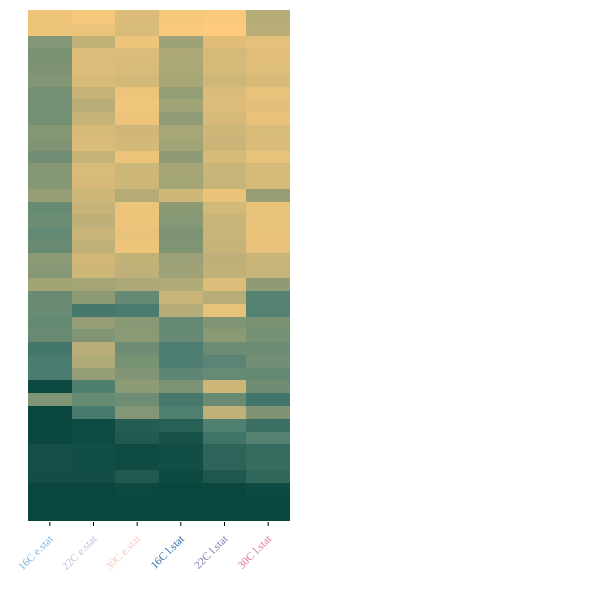

Notebook code cell kept with this figure:
### Code cell
reload(cvp)
reload(cba)

show_labels = False    # False hides tick labels and axis titles in the Plotly figure

fig, ax, sorted_df, r2_pfig = cba.plot_sorted_r2_per_feature(
    ridge_model_residulals={"real": {"r2_per_feature": recal_results["ridge"]["r2_per_feature"],
                                     "r2_overall": recal_results["ridge"]["overall_r2"]},
                            "conditions": exp_conditions},
    training_feature_labels=training_feature_labels,
    xtick_colors=[apc.vital, apc.wish, apc.dress, apc.lapis, apc.aster, apc.candy],
    x_tick_rotation=45,
    col_titles=['16C e.stat', '22C e.stat', '30C e.stat', '16C l.stat', '22C l.stat', '30C l.stat'],
    figsize=(3, 6),
    font_size=11,
    annot=False,
    annot_fontsize=9,
    annot_color="white",
    cbar=True,
    cbar_shrink=1,
    cbar_aspect=50,
    orientation="horizontal",
    save=True,

    # --- Plotly version ---
    backend="both",                            # "plotly" for the interactive one only
    hover_fields=["feature", "condition", "value"],
    plotly_show_xticklabels=True,
    plotly_show_yticklabels=show_labels,
    plotly_layout={} if show_labels else {"xaxis_title_text": "", "yaxis_title_text": ""},
    plotly_cbar=False,
)

### Figure 1 — Plotly figure (JSON) as saved in the notebook; plotly's stock layout.template omitted (floating-point values rounded to 4 significant figures; data arrays with more than 128 entries replaced by an {"elided": "..."} marker saying what was removed)
{"data": [{"colorbar": {"len": 1, "outlinewidth": 0, "thickness": 12, "tickfont": {"size": 11}}, "colorscale": [[0, "#09473e"], [0.01587, "#0c4940"], [0.03175, "#0f4c43"], [0.04762, "#124e45"], [0.06349, "#155147"], [0.07937, "#185349"], [0.09524, "#1b564c"], [0.1111, "#1e584e"], [0.127, "#215b50"], [0.1429, "#245d53"], [0.1587, "#276055"], [0.1746, "#2a6257"], [0.1905, "#2d6559"], [0.2063, "#30675c"], [0.2222, "#33695e"], [0.2381, "#366c60"], [0.254, "#3a6f63"], [0.2698, "#3d7165"], [0.2857, "#407468"], [0.3016, "#43766a"], [0.3175, "#46796c"], [0.3333, "#497b6f"], [0.3492, "#4c7e71"], [0.3651, "#508072"], [0.381, "#568272"], [0.3968, "#5b8473"], [0.4127, "#608773"], [0.4286, "#658973"], [0.4444, "#6a8b73"], [0.4603, "#6f8d74"], [0.4762, "#748f74"], [0.4921, "#799274"], [0.5079, "#7f9474"], [0.5238, "#849775"], [0.5397, "#899975"], [0.5556, "#8e9b75"], [0.5714, "#939d76"], [0.5873, "#989f76"], [0.6032, "#9da176"], [0.619, "#a2a476"], [0.6349, "#a7a677"], [0.6508, "#aca877"], [0.6667, "#b1aa77"], [0.6825, "#b6ac77"], [0.6984, "#bbaf78"], [0.7143, "#c0b178"], [0.7302, "#c5b378"], [0.746, "#cab578"], [0.7619, "#d1b879"], [0.7778, "#d6ba79"], [0.7937, "#dbbc79"], [0.8095, "#e0be79"], [0.8254, "#e5c17a"], [0.8413, "#eac37a"], [0.8571, "#efc57a"], [0.873, "#f4c77a"], [0.8889, "#f9c97b"], [0.9048, "#fecc7b"], [0.9206, "#ffcf87"], [0.9365, "#ffd397"], [0.9524, "#ffd7a6"], [0.9683, "#ffdbb5"], [0.9841, "#ffdfc5"], [1, "#ffe3d4"]], "customdata": {"elided": "40x6x3 mixed values"}, "hoverongaps": false, "hovertemplate": "Feature: %{customdata[0]}<br>Held-out condition: %{customdata[1]}<br>R²: %{customdata[2]:.3f}<extra></extra>", "showscale": false, "type": "heatmap", "x": [0, 1, 2, 3, 4, 5], "y": [0, 1, 2, 3, 4, 5, 6, 7, 8, 9, 10, 11, 12, 13, 14, 15, 16, 17, 18, 19, 20, 21, 22, 23, 24, 25, 26, 27, 28, 29, 30, 31, 32, 33, 34, 35, 36, 37, 38, 39], "z": {"elided": "40x6 float values"}, "zmax": 1, "zmin": 0}], "layout": {"font": {"color": "#000000", "size": 11}, "height": 600, "hoverlabel": {"align": "left", "font": {"size": 11}}, "margin": {"b": 10, "l": 10, "r": 301, "t": 10}, "paper_bgcolor": "white", "plot_bgcolor": "white", "title": {}, "width": 591, "xaxis": {"automargin": true, "color": "#000000", "range": [-0.5, 5.5], "showgrid": false, "showline": false, "showticklabels": true, "tickangle": -45, "tickcolor": "#000000", "tickfont": {"size": 11}, "ticklen": 4, "tickmode": "array", "ticks": "outside", "ticktext": ["<span style='color:#73b5e3'>16C e.stat</span>", "<span style='color:#babee0'>22C e.stat</span>", "<span style='color:#f8c5c1'>30C e.stat</span>", "<span style='color:#2b65a1'>16C l.stat</span>", "<span style='color:#7a77ab'>22C l.stat</span>", "<span style='color:#e2718f'>30C l.stat</span>"], "tickvals": [0, 1, 2, 3, 4, 5], "title": {"font": {"size": 11}, "text": ""}, "zeroline": false}, "yaxis": {"automargin": true, "color": "#000000", "range": [39.5, -0.5], "showgrid": false, "showline": false, "showticklabels": false, "tickangle": 0, "tickcolor": "#000000", "tickfont": {"size": 11}, "ticklen": 4, "tickmode": "array", "ticks": "", "ticktext": ["<span style='color:#000000'>count (cy5)</span>", "<span style='color:#000000'>count (bf)</span>", "<span style='color:#000000'>inertia_tensor_eigvals-1 (bf)</span>", "<span style='color:#000000'>axis_major_length (cy5)</span>", "<span style='color:#000000'>inertia_tensor_eigvals-0 (cy5)</span>", "<span style='color:#000000'>perimeter (cy5)</span>", "<span style='color:#000000'>area (bf)</span>", "<span style='color:#000000'>axis_minor_length (bf)</span>", "<span style='color:#000000'>area_convex (bf)</span>", "<span style='color:#000000'>inertia_tensor-1-1 (cy5)</span>", "<span style='color:#000000'>inertia_tensor-0-0 (cy5)</span>", "<span style='color:#000000'>inertia_tensor-1-1 (bf)</span>", "<span style='color:#000000'>area_convex (cy5)</span>", "<span style='color:#000000'>area (cy5)</span>", "<span style='color:#000000'>solidity (bf)</span>", "<span style='color:#000000'>inertia_tensor-0-0 (bf)</span>", "<span style='color:#000000'>perimeter (bf)</span>", "<span style='color:#000000'>inertia_tensor_eigvals-0 (bf)</span>", "<span style='color:#000000'>axis_major_length (bf)</span>", "<span style='color:#000000'>inertia_tensor_eigvals-1 (cy5)</span>", "<span style='color:#000000'>axis_minor_length (cy5)</span>", "<span style='color:#000000'>eccentricity (bf)</span>", "<span style='color:#000000'>pixel_intensity (cy5)</span>", "<span style='color:#000000'>pixel_intensity (bf)</span>", "<span style='color:#000000'>moments_hu-0 (cy5)</span>", "<span style='color:#000000'>moments_hu-1 (cy5)</span>", "<span style='color:#000000'>solidity (cy5)</span>", "<span style='color:#000000'>moments_hu-2 (cy5)</span>", "<span style='color:#000000'>moments_hu-3 (cy5)</span>", "<span style='color:#000000'>moments_hu-2 (bf)</span>", "<span style='color:#000000'>eccentricity (cy5)</span>", "<span style='color:#000000'>moments_hu-0 (bf)</span>", "<span style='color:#000000'>moments_hu-3 (bf)</span>", "<span style='color:#000000'>moments_hu-1 (bf)</span>", "<span style='color:#000000'>inertia_tensor-1-0 (bf)</span>", "<span style='color:#000000'>inertia_tensor-0-1 (bf)</span>", "<span style='color:#000000'>orientation (bf)</span>", "<span style='color:#000000'>orientation (cy5)</span>", "<span style='color:#000000'>inertia_tensor-0-1 (cy5)</span>", "<span style='color:#000000'>inertia_tensor-1-0 (cy5)</span>"], "tickvals": [0, 1, 2, 3, 4, 5, 6, 7, 8, 9, 10, 11, 12, 13, 14, 15, 16, 17, 18, 19, 20, 21, 22, 23, 24, 25, 26, 27, 28, 29, 30, 31, 32, 33, 34, 35, 36, 37, 38, 39], "title": {"font": {"size": 11}, "text": ""}, "zeroline": false}}}
